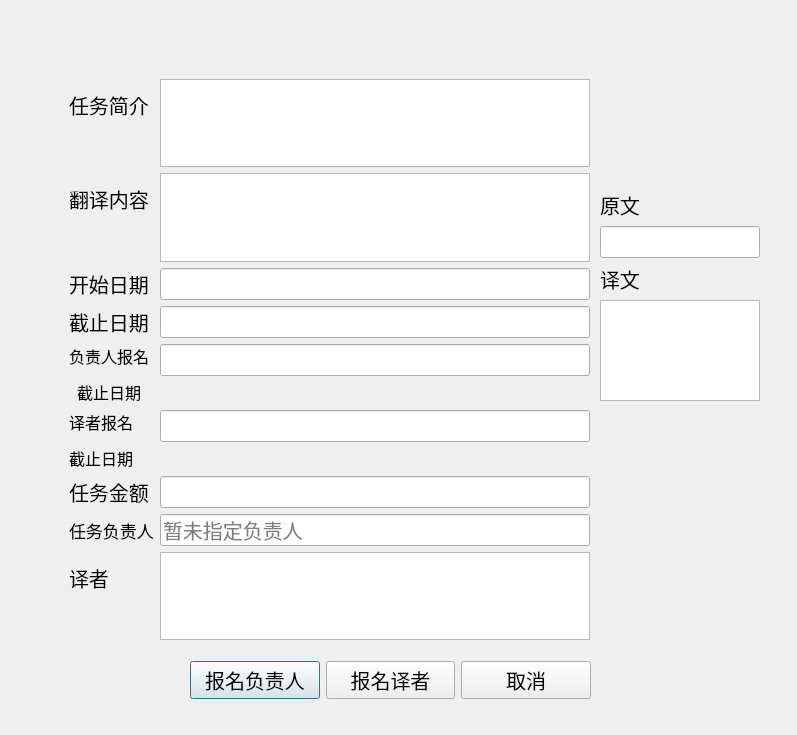
<?xml version="1.0" encoding="UTF-8"?>
<ui version="4.0">
 <class>assignDlg</class>
 <widget class="QDialog" name="assignDlg">
  <property name="geometry">
   <rect>
    <x>0</x>
    <y>0</y>
    <width>797</width>
    <height>735</height>
   </rect>
  </property>
  <property name="windowTitle">
   <string>Dialog</string>
  </property>
  <widget class="QLabel" name="labTitle">
   <property name="geometry">
    <rect>
     <x>0</x>
     <y>0</y>
     <width>651</width>
     <height>71</height>
    </rect>
   </property>
   <property name="font">
    <font>
     <pointsize>25</pointsize>
    </font>
   </property>
   <property name="layoutDirection">
    <enum>Qt::LeftToRight</enum>
   </property>
   <property name="text">
    <string/>
   </property>
   <property name="alignment">
    <set>Qt::AlignCenter</set>
   </property>
  </widget>
  <widget class="QWidget" name="horizontalLayoutWidget">
   <property name="geometry">
    <rect>
     <x>190</x>
     <y>640</y>
     <width>401</width>
     <height>80</height>
    </rect>
   </property>
   <layout class="QHBoxLayout" name="horizontalLayout">
    <item>
     <widget class="QPushButton" name="pncpBtn">
      <property name="font">
       <font>
        <pointsize>15</pointsize>
       </font>
      </property>
      <property name="text">
       <string>报名负责人</string>
      </property>
     </widget>
    </item>
    <item>
     <widget class="QPushButton" name="transBtn">
      <property name="font">
       <font>
        <pointsize>15</pointsize>
       </font>
      </property>
      <property name="text">
       <string>报名译者</string>
      </property>
     </widget>
    </item>
    <item>
     <widget class="QPushButton" name="quitBtn">
      <property name="font">
       <font>
        <pointsize>15</pointsize>
       </font>
      </property>
      <property name="text">
       <string>取消</string>
      </property>
     </widget>
    </item>
   </layout>
  </widget>
  <widget class="QWidget" name="formLayoutWidget">
   <property name="geometry">
    <rect>
     <x>69</x>
     <y>79</y>
     <width>521</width>
     <height>561</height>
    </rect>
   </property>
   <layout class="QFormLayout" name="formLayout">
    <item row="0" column="0">
     <widget class="QLabel" name="labDesc">
      <property name="font">
       <font>
        <pointsize>15</pointsize>
       </font>
      </property>
      <property name="text">
       <string>任务简介</string>
      </property>
     </widget>
    </item>
    <item row="0" column="1">
     <widget class="QPlainTextEdit" name="plainTextEditDesc">
      <property name="font">
       <font>
        <pointsize>15</pointsize>
       </font>
      </property>
      <property name="readOnly">
       <bool>true</bool>
      </property>
     </widget>
    </item>
    <item row="1" column="0">
     <widget class="QLabel" name="labContent">
      <property name="font">
       <font>
        <pointsize>15</pointsize>
       </font>
      </property>
      <property name="text">
       <string>翻译内容</string>
      </property>
     </widget>
    </item>
    <item row="1" column="1">
     <widget class="QPlainTextEdit" name="plainTextEditContent">
      <property name="font">
       <font>
        <pointsize>15</pointsize>
       </font>
      </property>
      <property name="readOnly">
       <bool>true</bool>
      </property>
     </widget>
    </item>
    <item row="2" column="0">
     <widget class="QLabel" name="labStartDate">
      <property name="font">
       <font>
        <pointsize>15</pointsize>
       </font>
      </property>
      <property name="text">
       <string>开始日期</string>
      </property>
     </widget>
    </item>
    <item row="2" column="1">
     <widget class="QLineEdit" name="lineEditStartDate">
      <property name="font">
       <font>
        <pointsize>15</pointsize>
       </font>
      </property>
      <property name="readOnly">
       <bool>true</bool>
      </property>
     </widget>
    </item>
    <item row="3" column="0">
     <widget class="QLabel" name="labEndDate">
      <property name="font">
       <font>
        <pointsize>15</pointsize>
       </font>
      </property>
      <property name="text">
       <string>截止日期</string>
      </property>
     </widget>
    </item>
    <item row="3" column="1">
     <widget class="QLineEdit" name="lineEditEndDate">
      <property name="font">
       <font>
        <pointsize>15</pointsize>
       </font>
      </property>
      <property name="readOnly">
       <bool>true</bool>
      </property>
     </widget>
    </item>
    <item row="4" column="0">
     <widget class="QLabel" name="labPncpDDL">
      <property name="font">
       <font>
        <pointsize>12</pointsize>
       </font>
      </property>
      <property name="text">
       <string>&lt;html&gt;&lt;head/&gt;&lt;body&gt;&lt;p&gt;负责人报名&lt;/p&gt;&lt;p&gt;截止日期&lt;/p&gt;&lt;/body&gt;&lt;/html&gt;</string>
      </property>
      <property name="alignment">
       <set>Qt::AlignCenter</set>
      </property>
     </widget>
    </item>
    <item row="4" column="1">
     <widget class="QLineEdit" name="lineEditPncpDDL">
      <property name="font">
       <font>
        <pointsize>15</pointsize>
       </font>
      </property>
      <property name="readOnly">
       <bool>true</bool>
      </property>
     </widget>
    </item>
    <item row="5" column="0">
     <widget class="QLabel" name="labTransDDL">
      <property name="font">
       <font>
        <pointsize>12</pointsize>
       </font>
      </property>
      <property name="text">
       <string>&lt;html&gt;&lt;head/&gt;&lt;body&gt;&lt;p&gt;译者报名&lt;/p&gt;&lt;p&gt;截止日期&lt;/p&gt;&lt;/body&gt;&lt;/html&gt;</string>
      </property>
     </widget>
    </item>
    <item row="5" column="1">
     <widget class="QLineEdit" name="lineEditTransDDL">
      <property name="font">
       <font>
        <pointsize>15</pointsize>
       </font>
      </property>
      <property name="readOnly">
       <bool>true</bool>
      </property>
     </widget>
    </item>
    <item row="6" column="0">
     <widget class="QLabel" name="labReward">
      <property name="font">
       <font>
        <pointsize>15</pointsize>
       </font>
      </property>
      <property name="text">
       <string>任务金额</string>
      </property>
     </widget>
    </item>
    <item row="6" column="1">
     <widget class="QLineEdit" name="lineEditReward">
      <property name="font">
       <font>
        <pointsize>15</pointsize>
       </font>
      </property>
      <property name="readOnly">
       <bool>true</bool>
      </property>
     </widget>
    </item>
    <item row="7" column="0">
     <widget class="QLabel" name="labPncp">
      <property name="font">
       <font>
        <pointsize>13</pointsize>
       </font>
      </property>
      <property name="text">
       <string>任务负责人</string>
      </property>
     </widget>
    </item>
    <item row="7" column="1">
     <widget class="QLineEdit" name="lineEditPncp">
      <property name="font">
       <font>
        <pointsize>15</pointsize>
       </font>
      </property>
      <property name="readOnly">
       <bool>true</bool>
      </property>
      <property name="placeholderText">
       <string>暂未指定负责人</string>
      </property>
     </widget>
    </item>
    <item row="8" column="0">
     <widget class="QLabel" name="labTrans">
      <property name="font">
       <font>
        <pointsize>15</pointsize>
       </font>
      </property>
      <property name="text">
       <string>译者</string>
      </property>
     </widget>
    </item>
    <item row="8" column="1">
     <widget class="QListView" name="listView">
      <property name="font">
       <font>
        <pointsize>15</pointsize>
       </font>
      </property>
     </widget>
    </item>
   </layout>
  </widget>
  <widget class="QWidget" name="verticalLayoutWidget">
   <property name="geometry">
    <rect>
     <x>600</x>
     <y>190</y>
     <width>160</width>
     <height>211</height>
    </rect>
   </property>
   <layout class="QVBoxLayout" name="verticalLayout">
    <item>
     <widget class="QLabel" name="labOri">
      <property name="font">
       <font>
        <pointsize>15</pointsize>
       </font>
      </property>
      <property name="text">
       <string>原文</string>
      </property>
     </widget>
    </item>
    <item>
     <widget class="QLineEdit" name="lineEditOri">
      <property name="font">
       <font>
        <pointsize>15</pointsize>
       </font>
      </property>
      <property name="readOnly">
       <bool>true</bool>
      </property>
     </widget>
    </item>
    <item>
     <widget class="QLabel" name="labTran">
      <property name="font">
       <font>
        <pointsize>15</pointsize>
       </font>
      </property>
      <property name="text">
       <string>译文</string>
      </property>
     </widget>
    </item>
    <item>
     <widget class="QListView" name="listView_2"/>
    </item>
   </layout>
  </widget>
 </widget>
 <resources/>
 <connections>
  <connection>
   <sender>quitBtn</sender>
   <signal>clicked()</signal>
   <receiver>assignDlg</receiver>
   <slot>close()</slot>
   <hints>
    <hint type="sourcelabel">
     <x>500</x>
     <y>388</y>
    </hint>
    <hint type="destinationlabel">
     <x>611</x>
     <y>379</y>
    </hint>
   </hints>
  </connection>
 </connections>
</ui>
